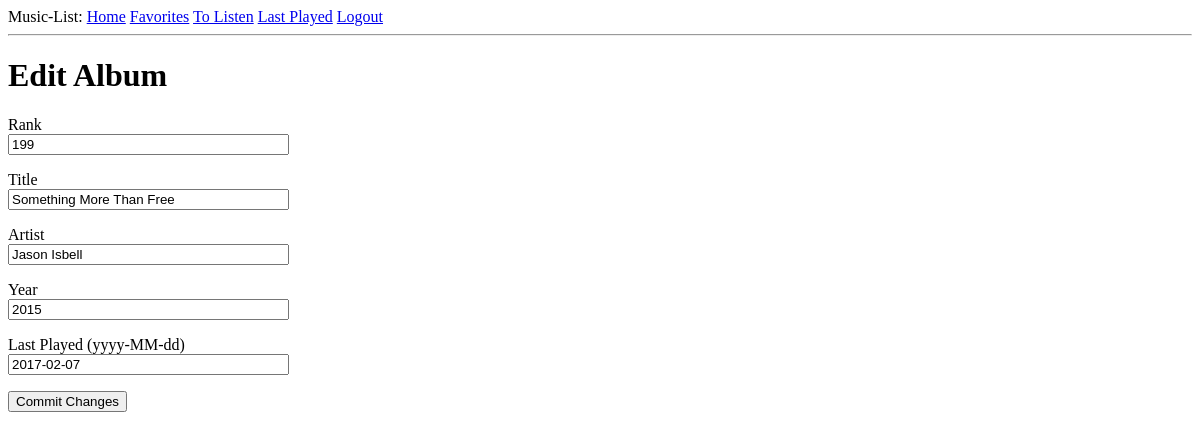
Page /favorites/edit/199 (signed in) on the earlier database version.
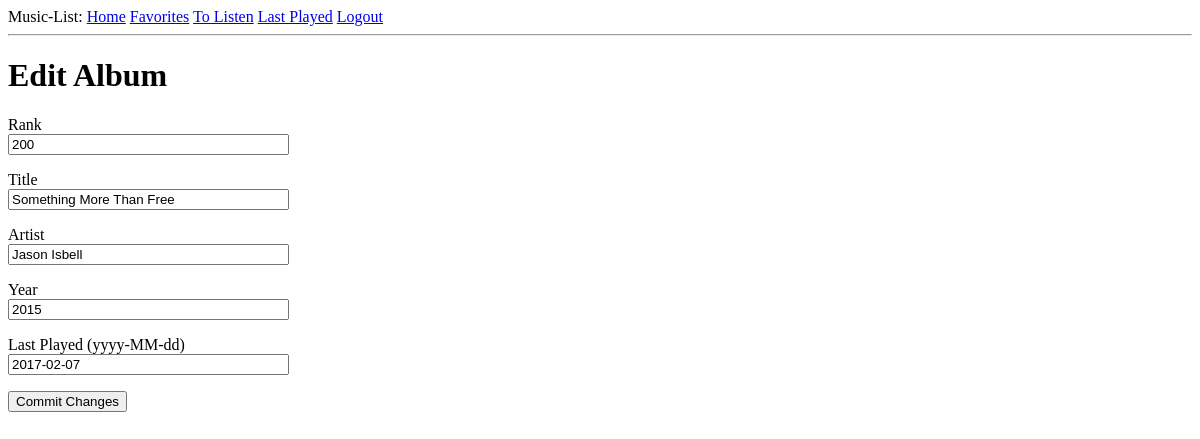
Same page on the later database version.
### app/models.py (models this page shows, shortened)
class Album(db.Model):
    __tablename__ = 'albums'
    id = db.Column(db.Integer, primary_key=True)
    rank = db.Column(db.Integer, unique=True)
    title = db.Column(db.String(140))
    artist = db.Column(db.String(140))
    year = db.Column(db.Integer)
    last_played = db.Column(db.DateTime, index=True)
    user_id = db.Column(db.Integer, db.ForeignKey('users.id'))

### app/routes.py (the view, shortened to what this page needs)
@app.route('/favorites/edit/<id>', methods=['GET', 'POST'])
@login_required
def edit(id):
    form = AlbumForm(request.form)
    rankrow = (Album.query
           .filter_by(user_id=current_user.id)
           .filter_by(id=int(id))
           .order_by(Album.rank.desc())
           .limit(1)
           .all()) # do this before POST because we need previous album id
    return render_template('editalbum.html',
                           form=form,
                           row=rankrow[0])

### app/forms.py
class AlbumForm(FlaskForm):
    rank = StringField('Rank', [validators.InputRequired()])
    title = StringField('Title', [validators.InputRequired()])
    artist = StringField('Artist', [validators.InputRequired()])
    year = StringField('Year', [validators.InputRequired()])
    last_played = StringField('Last Played (yyyy-MM-dd)',
                              [validators.InputRequired()])
    submit = SubmitField('Commit Changes')

### app/models.py (called while the page is built)
@login.user_loader
def load_user(id):
    return User.query.get(int(id))

### app/templates/editalbum.html (shortened to what this page needs)
{% extends "base.html" %}
{% block content %}
<h1>Edit Album</h1>
    <form action="" method="post">
        <p>
            {{ form.rank.label }}<br>
            {{ form.rank(value=row.rank, size=32) }}
        </p>
        <p>
            {{ form.title.label }}<br>
            {{ form.title(value=row.title, size=32) }}
        </p>
        <p>
            {{ form.artist.label }}<br>
            {{ form.artist(value=row.artist, size=32) }}
        </p>
        <p>
            {{ form.year.label }}<br>
            {{ form.year(value=row.year, size=32) }}
        </p>
        <p>
            {{ form.last_played.label }}<br>
            {{ form.last_played(value=row.last_played.strftime('%Y-%m-%d'), size=32) }}
        </p>
        <p>{{ form.submit() }}</p>
    </form>
{% endblock %}

Differences in the rows shown:
changed Album "Something More Than Free": rank "199" → "200"
